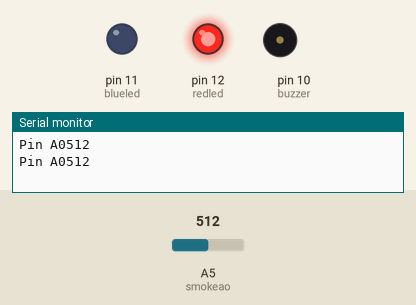
The sketch below on a simulated Arduino Uno, built with avr-gcc and run on an emulated ATmega328P. On the bench: output pins drawn as LEDs (lit = HIGH), buzzer (waves = sounding), the last lines printed to the serial monitor. Inputs (shaded band) come from the test bench; at power-on: A5 (smokeao) = 512.

Above: at 1.8 s.
1.9 s: A5 (smokeao) set to 414
5.4 s: A5 (smokeao) set to 388
At 6.6 s:
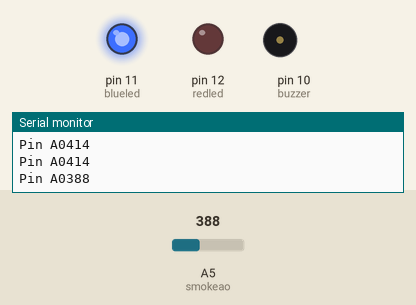
7.5 s: A5 (smokeao) set to 410
At 8.1 s:
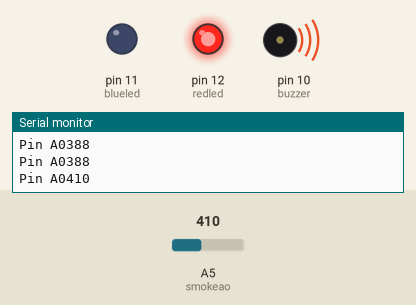
11.6 s: A5 (smokeao) set to 390
At 12.5 s:
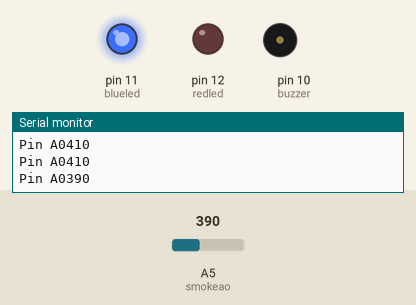
Timing chart, 0 to 14.5 s (numbered marks = the images above; inputs shaded):
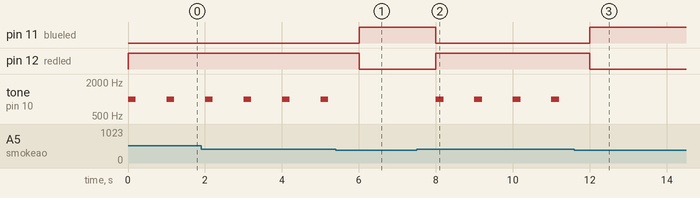

The sketch:

smokesensorrr.ino
```cpp
int redled=12;
int blueled=11;
int buzzer=10;
int smokeao=A5;
int smokethres=400;

void setup() {
  // put your setup code here, to run once:
  pinMode(redled,OUTPUT);
  pinMode(blueled,OUTPUT);
  pinMode(buzzer,OUTPUT);
  pinMode(smokeao,INPUT);
  Serial.begin(9600);
}

void loop() {
  // put your main code here, to run repeatedly:
  int analogsensor=analogRead(smokeao);
  Serial.print("Pin A0");
  Serial.println(analogsensor);
  if(analogsensor>smokethres)
  {
    digitalWrite(redled,HIGH);
    digitalWrite(blueled,LOW);
    tone(buzzer,1000,200);
  }
  else
  {
    digitalWrite(redled,LOW);
    digitalWrite(blueled,HIGH);
    noTone(buzzer);
  }
  delay(1000);
}
```

Measured:
- the behaviour switches between 401 and 400 on A5 (smokeao) (found by bisection; images 0 and 1)
- after the input at 5.4 s, pin 11 (blueled): LOW → HIGH after 0.60 s; pin 12 (redled): HIGH → LOW after 0.60 s; tone on pin 10 (buzzer): stops changing and stays silent
- after the input at 7.5 s, pin 11 (blueled): HIGH → LOW after 0.50 s; pin 12 (redled): LOW → HIGH after 0.50 s; tone on pin 10 (buzzer): alternates 1000 Hz for 0.20 s and silent for 0.80 s, starting after 0.50 s
- after the input at 11.6 s, pin 11 (blueled): LOW → HIGH after 0.40 s; pin 12 (redled): HIGH → LOW after 0.40 s; tone on pin 10 (buzzer): stops changing and stays silent
- by itself, tone on pin 10 (buzzer): alternates 1000 Hz for 0.20 s and silent for 0.80 s
